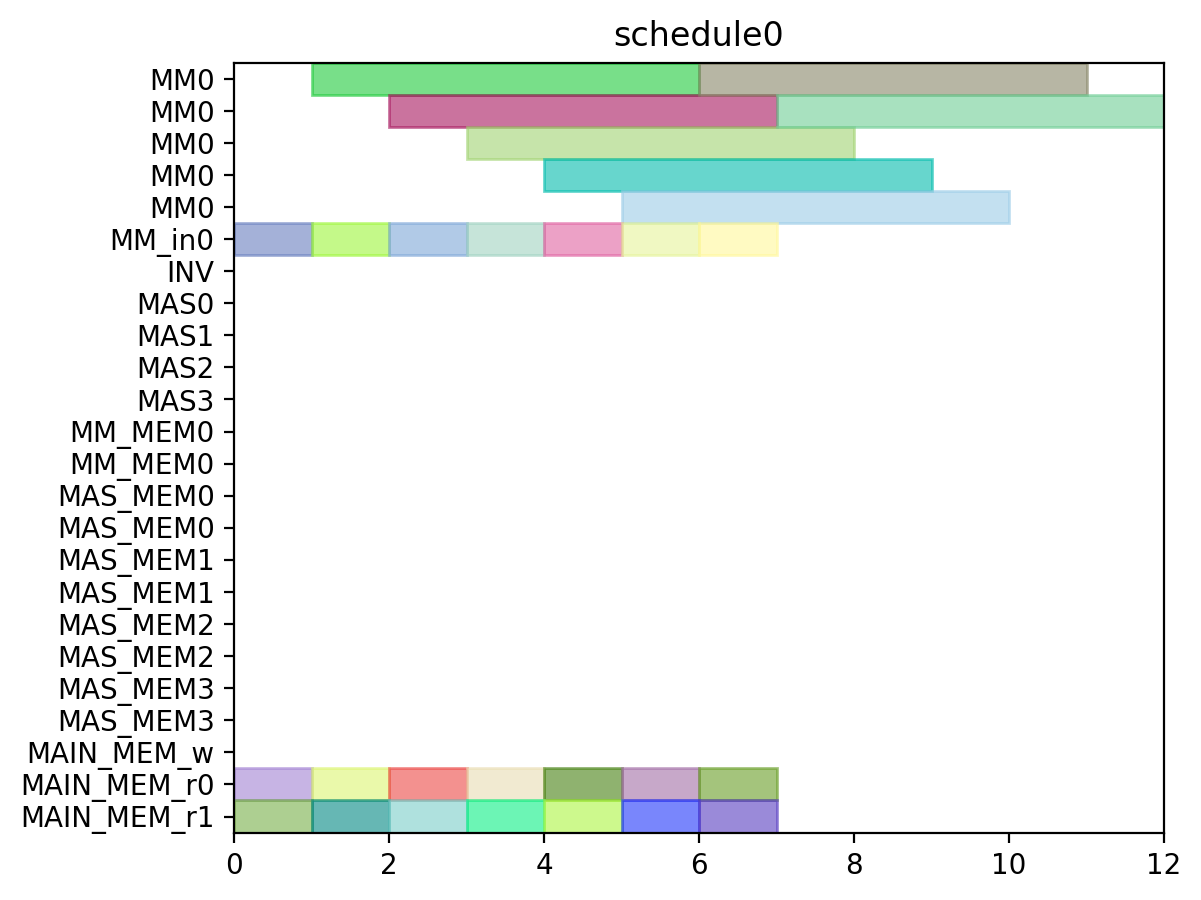

Recreate this plot in Python.
from pyschedule import Scenario, solvers, plotters, alt


def solve():
	horizon = 90
	S = Scenario("schedule0", horizon=horizon)

	# resource
	MM = S.Resources('MM', num=1, size=5)
	MM_in = S.Resources('MM_in', num=1)
	INV = S.Resource('INV')
	MAS = S.Resources('MAS', num=4, size=1, periods=range(1, horizon))
	MM_MEM = S.Resources('MM_MEM', num=2)
	MAS_MEM = S.Resources('MAS_MEM', num=8)
	MAIN_MEM_w = S.Resource('MAIN_MEM_w', size=1)
	MAIN_MEM_r = S.Resources('MAIN_MEM_r', num=2)

	# result of previous scheduling

	# new tasks
	T1_in = S.Task('T1_in', length=1, delay_cost=1)
	T1_in += alt(MM_in)
	T1 = S.Task('T1', length=5, delay_cost=1)
	T1 += alt(MM)
	S += T1>=T1_in

	T1_mem0 = S.Task('T1_mem0', length=1, delay_cost=1)
	T1_mem0 += MAIN_MEM_r[0]
	S += T1_mem0 <= T1

	T1_mem1 = S.Task('T1_mem1', length=1, delay_cost=1)
	T1_mem1 += MAIN_MEM_r[1]
	S += T1_mem1 <= T1

	T2_in = S.Task('T2_in', length=1, delay_cost=1)
	T2_in += alt(MM_in)
	T2 = S.Task('T2', length=5, delay_cost=1)
	T2 += alt(MM)
	S += T2>=T2_in

	T2_mem0 = S.Task('T2_mem0', length=1, delay_cost=1)
	T2_mem0 += MAIN_MEM_r[0]
	S += T2_mem0 <= T2

	T2_mem1 = S.Task('T2_mem1', length=1, delay_cost=1)
	T2_mem1 += MAIN_MEM_r[1]
	S += T2_mem1 <= T2

	T3_in = S.Task('T3_in', length=1, delay_cost=1)
	T3_in += alt(MM_in)
	T3 = S.Task('T3', length=5, delay_cost=1)
	T3 += alt(MM)
	S += T3>=T3_in

	T3_mem0 = S.Task('T3_mem0', length=1, delay_cost=1)
	T3_mem0 += MAIN_MEM_r[0]
	S += T3_mem0 <= T3

	T3_mem1 = S.Task('T3_mem1', length=1, delay_cost=1)
	T3_mem1 += MAIN_MEM_r[1]
	S += T3_mem1 <= T3

	T4_in = S.Task('T4_in', length=1, delay_cost=1)
	T4_in += alt(MM_in)
	T4 = S.Task('T4', length=5, delay_cost=1)
	T4 += alt(MM)
	S += T4>=T4_in

	T4_mem0 = S.Task('T4_mem0', length=1, delay_cost=1)
	T4_mem0 += MAIN_MEM_r[0]
	S += T4_mem0 <= T4

	T4_mem1 = S.Task('T4_mem1', length=1, delay_cost=1)
	T4_mem1 += MAIN_MEM_r[1]
	S += T4_mem1 <= T4

	T5_in = S.Task('T5_in', length=1, delay_cost=1)
	T5_in += alt(MM_in)
	T5 = S.Task('T5', length=5, delay_cost=1)
	T5 += alt(MM)
	S += T5>=T5_in

	T5_mem0 = S.Task('T5_mem0', length=1, delay_cost=1)
	T5_mem0 += MAIN_MEM_r[0]
	S += T5_mem0 <= T5

	T5_mem1 = S.Task('T5_mem1', length=1, delay_cost=1)
	T5_mem1 += MAIN_MEM_r[1]
	S += T5_mem1 <= T5

	T6_in = S.Task('T6_in', length=1, delay_cost=1)
	T6_in += alt(MM_in)
	T6 = S.Task('T6', length=5, delay_cost=1)
	T6 += alt(MM)
	S += T6>=T6_in

	T6_mem0 = S.Task('T6_mem0', length=1, delay_cost=1)
	T6_mem0 += MAIN_MEM_r[0]
	S += T6_mem0 <= T6

	T6_mem1 = S.Task('T6_mem1', length=1, delay_cost=1)
	T6_mem1 += MAIN_MEM_r[1]
	S += T6_mem1 <= T6

	T7_in = S.Task('T7_in', length=1, delay_cost=1)
	T7_in += alt(MM_in)
	T7 = S.Task('T7', length=5, delay_cost=1)
	T7 += alt(MM)
	S += T7>=T7_in

	T7_mem0 = S.Task('T7_mem0', length=1, delay_cost=1)
	T7_mem0 += MAIN_MEM_r[0]
	S += T7_mem0 <= T7

	T7_mem1 = S.Task('T7_mem1', length=1, delay_cost=1)
	T7_mem1 += MAIN_MEM_r[1]
	S += T7_mem1 <= T7

	solvers.mip.solve(S,msg=1,kind='CPLEX',ratio_gap=1.01)

	solution = [['hoge']*len(S.solution()[1]) for i in range(len(S.solution()))]
	for i in range(len(S.solution())):
		for j in range(len(S.solution()[i])):
			solution[i][j]=str(S.solution()[i][j])
	print(solution)

	cycles = int(solution[-1][3])

	pic_file_name = "/home/mfukuda/ABE/python/multiRAM_multiMAS/scheduling_result/stage5MM1_stage1MAS4/ladderMul/schedule0.png"
	if(S.solution() != []):
		plotters.matplotlib.plot(S,img_filename=pic_file_name, show_task_labels=False, fig_size=(cycles*0.25+3, 5))

	return solution
